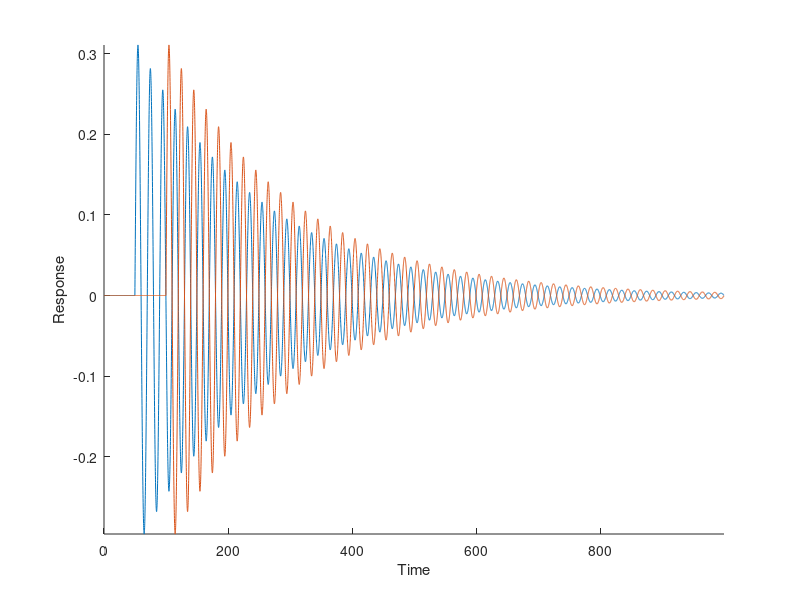
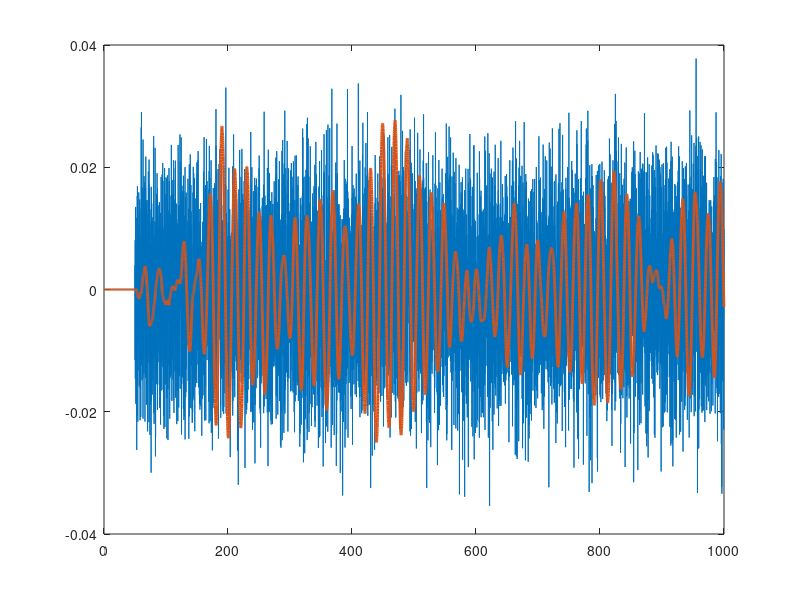
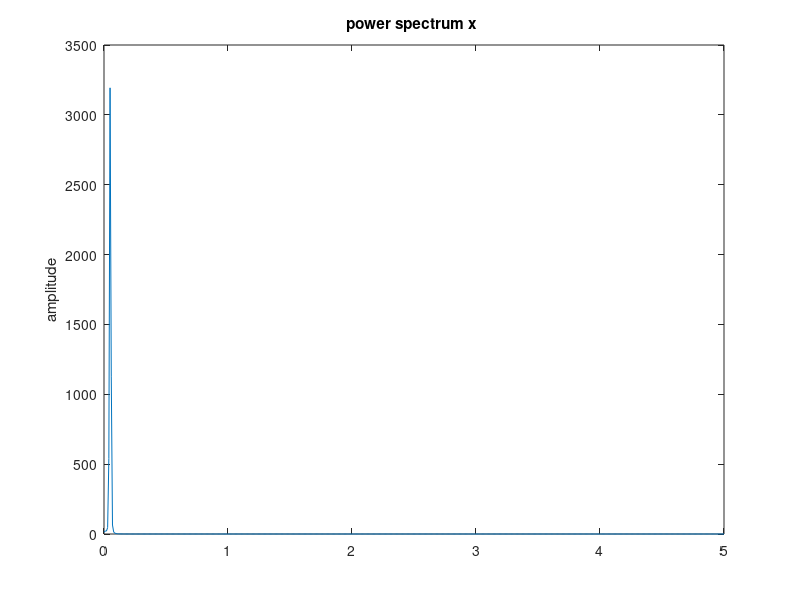

Reproduce these figures in MATLAB, in order.
%% Finite difference scheme for SHO
% The time interval for finite difference
sampIntrvl = 0.1;
% The number of samples in the output signal
nSamples = 10000;
%Spring constant
k = 4*pi^2*0.05^2;

timeVec = (0:(nSamples-1))*sampIntrvl;

%Evolve using an IIR filter
commonFac1 = 1/(k+sampIntrvl^(-2));
commonFac2 = 1/sampIntrvl^2;
%Filter coefficients
a = [1,-2*commonFac1*commonFac2, commonFac1*commonFac2];
b = commonFac1;

%Impulse response 1
forceStrt = 500; %Sample at which impulse appears
forceVec = zeros(size(timeVec)); %Impulse is zero everywhere ...
forceVec(forceStrt)=1;%... except at forceStrt
outVec = filter(b,a,forceVec); %Output 
figure;
hold on;
plot(timeVec,outVec);

%Impulse response 2: Different impulse time
forceVec(:)=0;
forceVec(floor(2*forceStrt))=1; 
outVec = filter(b,a,forceVec);
plot(timeVec,outVec);
axis tight;
xlabel('Time');
ylabel('Response');

%Response to WGN force starting abruptly
forceVec = randn(size(timeVec));
forceVec(1:forceStrt)=0;
outVec = filter(b,a,forceVec);
figure;
plot(timeVec,forceVec/norm(forceVec))
hold on;
plot(timeVec,outVec/norm(outVec), 'LineWidth',2.0);
figure
pwelch(outVec,1024,[],[],1/sampIntrvl);





